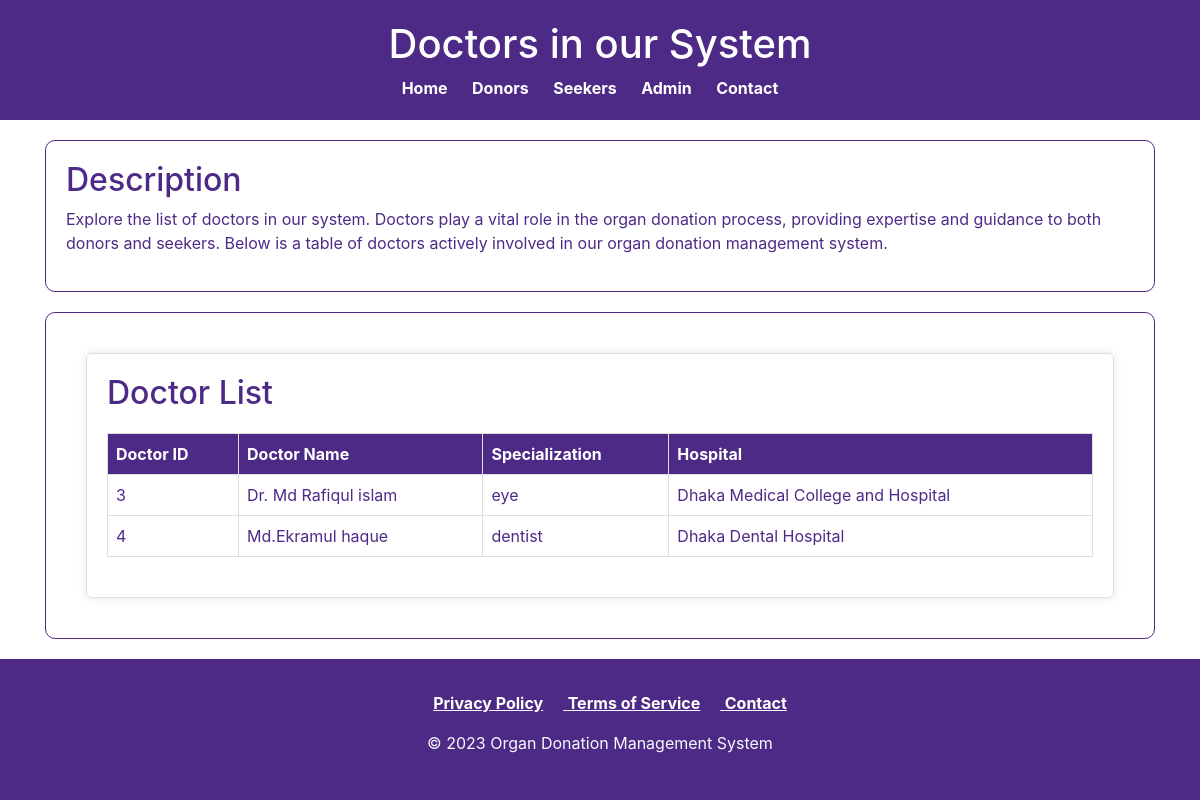
Screenshot of /doctorlist.php with the database file from the repository.
### tables this page shows
CREATE TABLE `doctor` (
  `doctor_id` int(20) NOT NULL,
  `doctor_name` varchar(30) NOT NULL,
  `specialist` varchar(30) NOT NULL,
  `email` varchar(50) NOT NULL,
  `contact` varchar(30) NOT NULL,
  `hospital` varchar(100) NOT NULL
);

### doctorlist.php (the view, shortened to what this page needs)
<!DOCTYPE html>
<html lang="en">
<head>
    <link rel="stylesheet" href="https://stackpath.bootstrapcdn.com/bootstrap/4.3.1/css/bootstrap.min.css">
    <link rel="stylesheet" href="home.css">
</head>
<body>
    <header>
        <h1>Doctors in our System</h1>
        <nav>
            <ul>
                <li><a href="home.php">Home</a></li>
                <li><a href="login.php">Donors</a></li>
                <li><a href="login.php">Seekers</a></li>
                <li><a href="admin.php">Admin</a></li>
                <li><a href="contact.php">Contact</a></li>
            </ul>
        </nav>
    </header>
    <div class="container">
        <section>
            <h2>Description</h2>
            <p>
                Explore the list of doctors in our system. Doctors play a vital role in the organ donation process, providing expertise and guidance to both donors and seekers. Below is a table of doctors actively involved in our organ donation management system.
            </p>
        </section>
        <section>
            <div id="doctor-list">
                <h2>Doctor List</h2>
                <table>
                    <tr>
                        <th>Doctor ID</th>
                        <th>Doctor Name</th>
                        <th>Specialization</th>
                        <th>Hospital</th>
                    </tr>
                    <?php
                        $servername = "localhost";
                        $username = "root";
                        $password = "";
                        $dbname = "idp_project";
                        $conn = new mysqli($servername, $username, $password, $dbname);
                        $sql = "SELECT doctor_id, doctor_name, specialist,hospital FROM doctor";
                        $result = $conn->query($sql);
                        while ($row = $result->fetch_assoc()) {
                            echo "<tr>";
                            echo "<td>" . $row['doctor_id'] . "</td>";
                            echo "<td>" . $row['doctor_name'] . "</td>";
                            echo "<td>" . $row['specialist'] . "</td>";
                            echo "<td>" . $row['hospital'] . "</td>";
                            echo "</tr>";
                        }
                    ?>
                </table>
            </div>
        </section>
    </div>
    <footer>
    <div class="footer-container">
        <div class="footer-row">
            <ul style="text-align: center; text-decoration: underline;">
            <li><a href="privacy_policy.php" onclick="openPopup(); return false;" style="color: #fff; font-weight: bold;">Privacy Policy</a></li>
            <li><a href="terms.php" onclick="openPopup(); return false;" style="color: #fff; font-weight: bold;"> Terms of Service</a></li>
                <li><a href="contact.php" style="color: #fff; font-weight: bold;">Contact</a></li>
            </ul>
        </div>
        <div class="footer-row" style="text-align: center;">
            <p>&copy; 2023 Organ Donation Management System</p>
        </div>
    </div>
</footer>
</body>
</html>

### home.css (style rules this page uses)
body { background-color: #ffffff; color: #4e2a87; display: flex; flex-direction: column; min-height: 100vh; }
header { background-color: #4e2a87; color: #ffffff; padding: 20px 0; text-align: center; }
nav ul { list-style-type: none; margin: 0; padding: 0; }
nav ul li { display: inline; margin-right: 20px; }
nav a { text-decoration: none; color: #fff; font-weight: bold; }
section { margin: 20px 0; padding: 20px; background-color: #ffffff; border: 1px solid #4e2a87; border-radius: 10px; overflow: hidden; }
section h2 { color: #4e2a87; }
footer { background-color: #4e2a87; color: #f8f9fa; text-align: center; padding: 2rem; width: 100%; }
footer ul { list-style: none; text-align: center; }
footer ul li { display: inline; margin-right: 20px; color: #fff; font-weight: bold; }

### doctorlist.php (style rules this page uses)
#doctor-list { flex: 1; padding: 20px; border: 1px solid #ddd; border-radius: 5px; box-shadow: 0 0 10px rgba(0, 0, 0, 0.1); margin: 20px; }
table { width: 100%; border-collapse: collapse; margin-top: 20px; margin-bottom: 20px; }
table, th, td { border: 1px solid #ddd; }
th, td { padding: 8px; text-align: left; }
th { background-color: #4e2a87; color: #fff; }

### rows the page displays
doctor: doctor_id "3", doctor_name "Dr. Md Rafiqul islam", specialist "eye", hospital "Dhaka Medical College and Hospital"
doctor: doctor_id "4", doctor_name "Md.Ekramul haque", specialist "dentist", hospital "Dhaka Dental Hospital"
